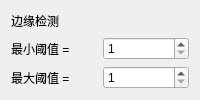
           <widget class="QWidget" name="page_16">
            <layout class="QVBoxLayout" name="verticalLayout_18">
             <item>
              <layout class="QVBoxLayout" name="verticalLayout_17">
               <item>
                <widget class="QLabel" name="label_41">
                 <property name="text">
                  <string>边缘检测</string>
                 </property>
                </widget>
               </item>
               <item>
                <layout class="QHBoxLayout" name="horizontalLayout_30">
                 <item>
                  <widget class="QLabel" name="label_43">
                   <property name="text">
                    <string>最小阈值 = </string>
                   </property>
                  </widget>
                 </item>
                 <item>
                  <widget class="QSpinBox" name="spinBox_20">
                   <property name="minimum">
                    <number>1</number>
                   </property>
                   <property name="maximum">
                    <number>255</number>
                   </property>
                   <property name="singleStep">
                    <number>1</number>
                   </property>
                  </widget>
                 </item>
                </layout>
               </item>
               <item>
                <layout class="QHBoxLayout" name="horizontalLayout_31">
                 <item>
                  <widget class="QLabel" name="label_44">
                   <property name="text">
                    <string>最大阈值 = </string>
                   </property>
                  </widget>
                 </item>
                 <item>
                  <widget class="QSpinBox" name="spinBox_21">
                   <property name="minimum">
                    <number>1</number>
                   </property>
                   <property name="maximum">
                    <number>255</number>
                   </property>
                   <property name="singleStep">
                    <number>1</number>
                   </property>
                  </widget>
                 </item>
                </layout>
               </item>
              </layout>
             </item>
            </layout>
           </widget>
